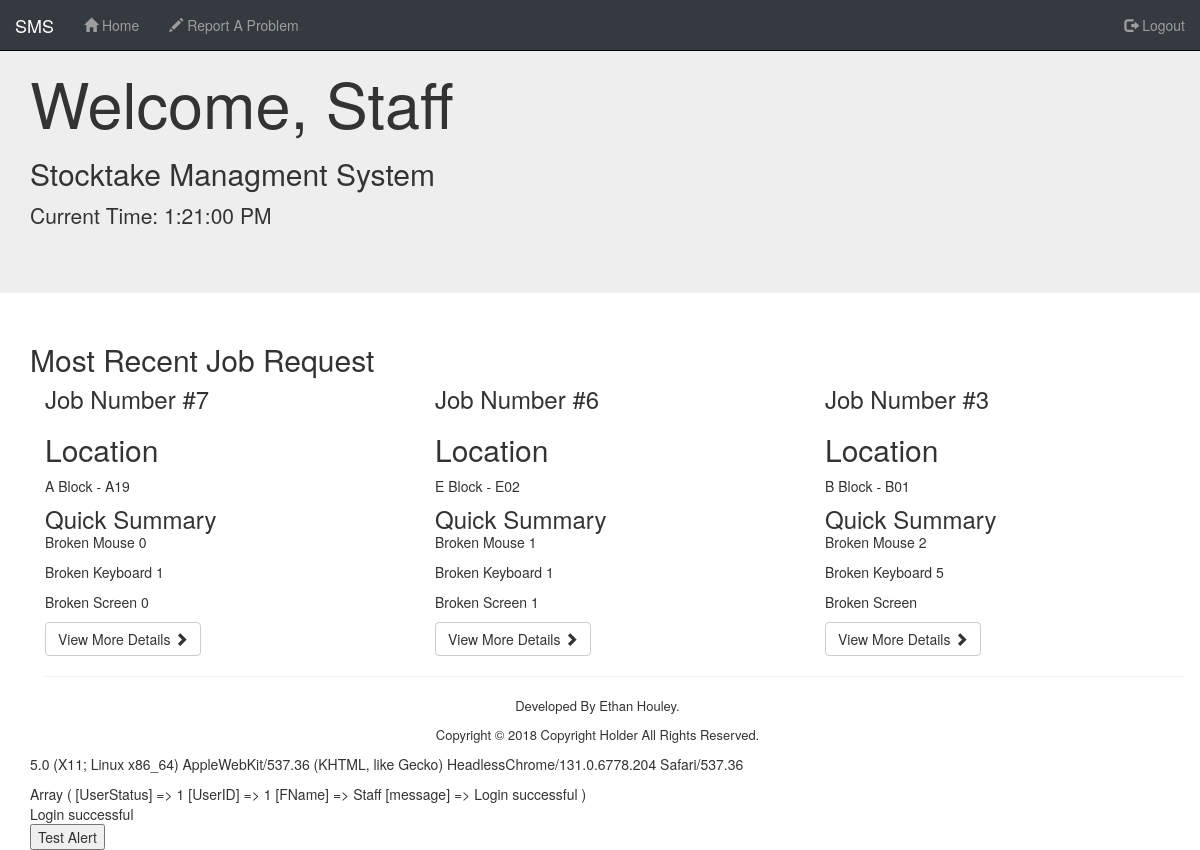
Page /View/index.php (signed in) on the committed database.
### tables this page shows
CREATE TABLE `job` (
  `JobID` int(10) UNSIGNED NOT NULL,
  `DateLogged` timestamp NOT NULL DEFAULT CURRENT_TIMESTAMP,
  `UserID` int(10) UNSIGNED NOT NULL,
  `RoomID` int(10) UNSIGNED NOT NULL,
  `AssetID` int(10) UNSIGNED DEFAULT NULL,
  `Broken_Mouse` varchar(255) DEFAULT NULL,
  `Broken_Keyboard` varchar(255) DEFAULT NULL,
  `Broken_Screen` varchar(255) DEFAULT NULL,
  `ExtraInfo` text,
  `JobStatusID` int(10) UNSIGNED NOT NULL DEFAULT '0',
  `PartsUsed` varchar(255) DEFAULT NULL,
  `DateComplete` timestamp NULL DEFAULT CURRENT_TIMESTAMP
);

CREATE TABLE `building` (
  `BuildingID` int(10) UNSIGNED NOT NULL,
  `BuildingName` varchar(255) NOT NULL
);

CREATE TABLE `rooms` (
  `RoomID` int(10) UNSIGNED NOT NULL,
  `RoomName` varchar(255) NOT NULL,
  `BuildingID` int(10) UNSIGNED NOT NULL
);

### Model/Functions.php (called while the page is built, shortened)
<?php
  function MostRecentOpenJobSQL() {
    $Most_Recent = "SELECT
    *	FROM job INNER JOIN rooms ON job.RoomID = rooms.RoomID INNER JOIN building ON rooms.BuildingID = building.BuildingID INNER JOIN jobstatus ON job.JobStatusID = jobstatus.JobStatusID	WHERE job.JobStatusID = 1	ORDER BY job.JobID DESC LIMIT 3;";
    $conn = dbConnect();
    $stmt = $conn->prepare($Most_Recent);
    $stmt->execute();
    $ResultsMostRecentOpenSQL = $stmt->fetchAll(PDO::FETCH_ASSOC);
    return $ResultsMostRecentOpenSQL;
  }
 ?>

### View/Include/Master_Include.php (the view, shortened to what this page needs)
<?php
require_once '../Model/functions.php';
  function HTMLHeader() { ?>
    <!DOCTYPE html>
    <html lang="en">
    <head>
    	<link rel="stylesheet" href="https://maxcdn.bootstrapcdn.com/bootstrap/3.3.7/css/bootstrap.min.css">
    	<link rel="stylesheet" type="text/css" media="screen" href="/SMS/View/CSS/master.css" />
    </head>
    <body>
<?php
  }
function HTMLFooter() { ?>
  </div>
  <footer>
  		<p class="Same_Line">Developed By Ethan Houley.</p>
  		<p class="Same_Line"> Copyright &copy; 2018 Copyright Holder All Rights Reserved.</p>
  	</footer>
  <div class="error">
    <p id="BrowserInfomartion"></p>
    <div>
    <?php     print_r ($_SESSION); ?>
    </div>
    <?php
      if(isset($_SESSION['message'])) {
        echo '<div class="info message">';
        echo $_SESSION['message'];
        echo '</div>';
      }
}
 function clock() { ?>
      <p>Current Time:
        <span class="clock" id="time"></span>
      </p>
 <?php }
     ?>
    <?php
  function StaffNav() {
     ?>
    <nav class="navbar navbar-inverse remove_radius navbar-fixed-top background_black">
    	<div class="container-fluid">
    		<div class="navbar-header">
    			<a class="navbar-brand" href="#">SMS</a>
    		</div>
    		<div class="collapse navbar-collapse" id="bs-example-navbar-collapse-1">
    			<ul class="nav navbar-nav">
    				<li><a href="index.php"><span class="glyphicon glyphicon-home"></span> Home</a></li>
    				<li><a href="Job_Request.php"><span class="glyphicon glyphicon-pencil"></span> Report A Problem</a></li>
    			</ul>
    			<ul class="nav navbar-nav navbar-right ">
    				<li><a href="../Control/Logout.php" class="text_nav"><span class="glyphicon glyphicon-log-out"></span> Logout</a></li>
    			</ul>
    		</div>
    	</div>
    </nav>
    <?php
  }
  function StaffBody() {
     ?>
    <div class="jumbotron">
    		<div class="container">
    		<?php echo '<h1>Welcome, '.$_SESSION['FName'].' </h1>'; ?>
    			<h2>Stocktake Managment System</h2>
        <?php clock();?>
        </div>
    	</div>
    	<div class="container">
    <?php  $ResultsMostRecentOpenSQL = MostRecentOpenJobSQL(); ?>
      <div class="container">
      <div class="row">
      	<h2 class="heading">Most Recent Job Request</h2>
        <?php
      foreach ($ResultsMostRecentOpenSQL as $Recent_Jobs) {
      echo '<div class="col-md-4">';
      echo '	<h3>Job Number <span>#'. $Recent_Jobs['JobID'] . '</span> </h3>';
    echo '		<h2>Location</h2>';
    echo '<p>'.$Recent_Jobs["BuildingName"].' - '.$Recent_Jobs["RoomName"].' </p>';
    echo '		<h3>Quick Summary</h3>';
      echo '<p> Broken Mouse '.$Recent_Jobs["Broken_Mouse"].' </p>
      <p> Broken Keyboard '.$Recent_Jobs["Broken_Keyboard"].' </p>
      <p> Broken Screen '.$Recent_Jobs["Broken_Screen"].' </p>';
         echo '<button type="button" name="button" class="btn btn-default" id="Open" onclick="OpenJob(this)" data-toggle="modal" data-target="#JobInfo" value="'.$Recent_Jobs["JobID"].'">View More Details <span class="glyphicon glyphicon-chevron-right"></span></button>';
         echo '</div>';
    }
    ?>
    		</div>
    		<hr>
    <?php
  }
    ?>

### View/CSS/master.css (style rules this page uses)
.background_black { background-color: #343a40 !important; color: #fff !important; }
.remove_radius { border-radius: 0 !important; }
.Same_Line { text-align: center; margin-right: 5px; font-size: 13px !important; }
h3 { margin: 0 !important; }
footer { right: 0; bottom: 0; left: 0; background-color: rgba(255, 255, 255, 0); }

### rows in the picture
job: JobID "7", building.BuildingName "A Block", RoomID.RoomName "A19", Broken_Mouse "0", Broken_Keyboard "1", Broken_Screen "0"
job: JobID "6", building.BuildingName "E Block", RoomID.RoomName "E02", Broken_Mouse "1", Broken_Keyboard "1", Broken_Screen "1"
job: JobID "3", building.BuildingName "B Block", RoomID.RoomName "B01", Broken_Mouse "2", Broken_Keyboard "5"

### other values in the picture
$_SESSION['FName'] "Staff"
$_SESSION['message'] "Login successful"
